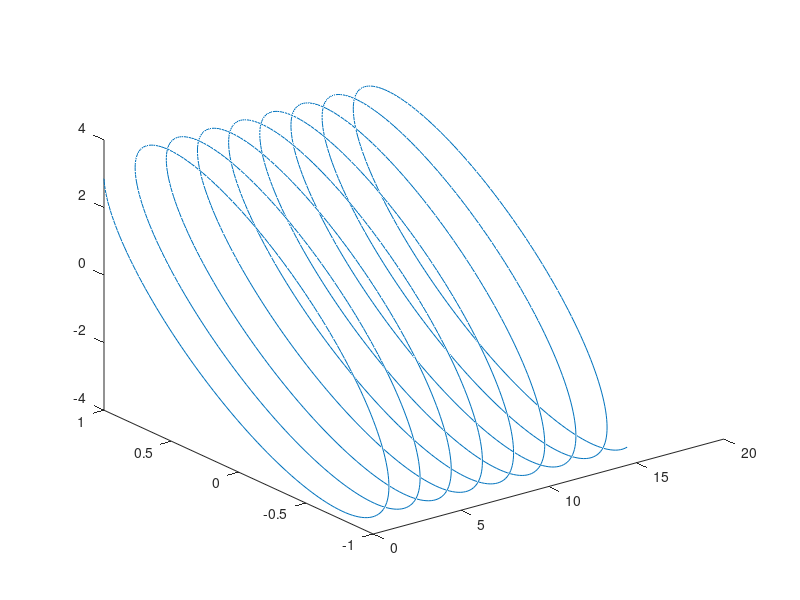

Write the MATLAB code that produced this figure.

lambda=533; %wavelength in nm
c=300; % speed of light in nm/fs
k=2*pi/lambda;
w=k*c;
r=1
t=0:.01:15; %time that goes from 0 to 15 fs
x=cos(w*t-k*r);
y=4*cos(w*t-k*r+pi/4);
plot3(t,x,y)